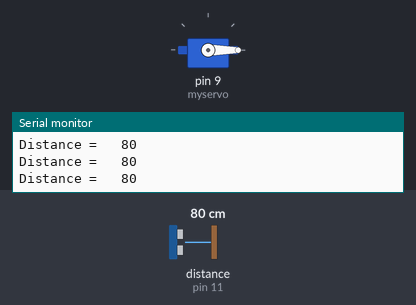
Bench run of a sketch on a simulated Arduino Uno, built with avr-gcc and run on an emulated ATmega328P. On the bench: servo, the last lines printed to the serial monitor. Wiring (inferred from the names in the program): ultrasonic range finder: trigger pin 10; echo pin 11. The test bench sets the inputs (shaded band); at power-on: distance to the obstacle (sensor on pin 11) 80 cm. The echo pulse lasts 58.3 µs per cm.

Above: at 1.2 s.
1.3 s: distance to the obstacle (sensor on pin 11) set to 22 cm
2.8 s: distance to the obstacle (sensor on pin 11) set to 19 cm
At 4.1 s:
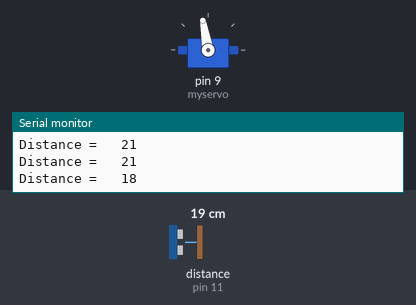
4.4 s: distance to the obstacle (sensor on pin 11) set to 13 cm
5.9 s: distance to the obstacle (sensor on pin 11) set to 10 cm
At 6.8 s:
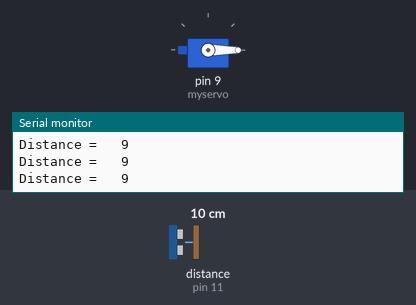
7.6 s: distance to the obstacle (sensor on pin 11) set to 18 cm
At 8.6 s:
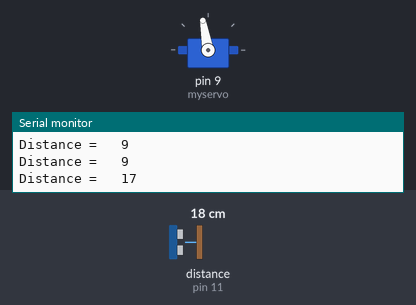
Timing chart, 0 to 10.1 s (numbered marks = the images above; inputs shaded):
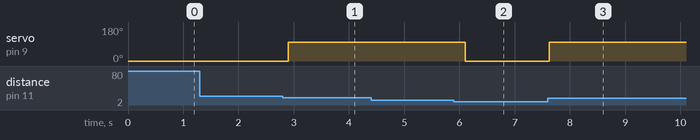

The sketch:

distance_servo_bucket.ino
```cpp
#include <Servo.h>
Servo myservo;

 const int Trig = 10;
 const int Echo = 11;
  unsigned int time_us=0;
  unsigned int distance_sm=0;
  long duration;
  int distance;
  int tme = 10;
  int angle = 0;
  int prev_angle = -1;

int readDistance()
{
  digitalWrite(Trig, HIGH); // Подаем сигнал на выход микроконтроллера
  delayMicroseconds(10); // Удерживаем 10 микросекунд
  digitalWrite(Trig, LOW); // Затем убираем
  time_us=pulseIn(Echo, HIGH); // Замеряем длину импульса
  distance_sm=time_us/58; // Пересчитываем в сантиметры
  //distance_sm;
  return distance_sm;
}

void setup() {
  // put your setup code here, to run once:
  myservo.attach(9);
  Serial.begin(9600);
  pinMode(Trig, OUTPUT); // Sets the trigPin as an Output
  pinMode(Echo, INPUT); // Sets the echoPin as an Input
  myservo.write(0);
}


void loop()
{
  // put your main code here, to run repeatedly:
  int sm = readDistance();
  Serial.print("Distance =   ");
  Serial.println(sm);
  if((sm > 10) && (sm < 20))
  {
    angle = 100;
    myservo.write(angle);
    delay(1500);
    //readDistance();
    //readDistance();
  } else {
    angle = 0;
  }
  if(angle != prev_angle) {
    Serial.print("Angle = ");
    Serial.println(angle);
    prev_angle = angle;
    myservo.write(angle);
  }
  delay(100);
}
```

Measured:
- the behaviour switches between 21 and 20 cm on distance to the obstacle (sensor on pin 11) (found by bisection; images 0 and 1)
- the behaviour switches between 12 and 11 cm on distance to the obstacle (sensor on pin 11) (found by bisection; images 1 and 2)
- after the input at 2.8 s, servo on pin 9 (myservo): 0° → 100° after 0.10 s
- after the input at 5.9 s, servo on pin 9 (myservo): 100° → 0° after 0.21 s
- after the input at 7.6 s, servo on pin 9 (myservo): 0° → 100° at once
